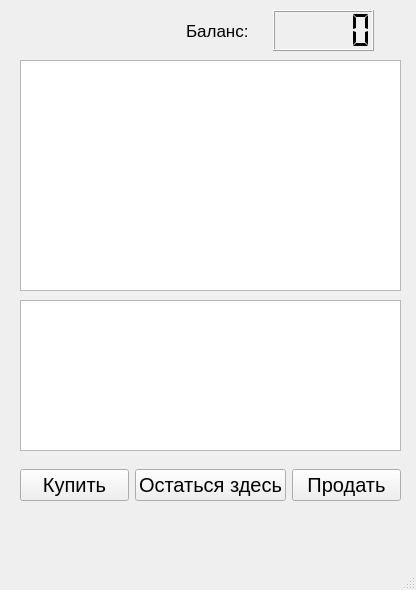
<?xml version="1.0" encoding="UTF-8"?>
<ui version="4.0">
 <class>MainWindow</class>
 <widget class="QMainWindow" name="MainWindow">
  <property name="geometry">
   <rect>
    <x>0</x>
    <y>0</y>
    <width>416</width>
    <height>590</height>
   </rect>
  </property>
  <property name="windowTitle">
   <string>MainWindow</string>
  </property>
  <widget class="QWidget" name="centralwidget">
   <widget class="QLCDNumber" name="balance">
    <property name="geometry">
     <rect>
      <x>273</x>
      <y>10</y>
      <width>101</width>
      <height>41</height>
     </rect>
    </property>
    <property name="frameShape">
     <enum>QFrame::Box</enum>
    </property>
    <property name="smallDecimalPoint">
     <bool>false</bool>
    </property>
    <property name="segmentStyle">
     <enum>QLCDNumber::Flat</enum>
    </property>
   </widget>
   <widget class="QLabel" name="label">
    <property name="geometry">
     <rect>
      <x>186</x>
      <y>10</y>
      <width>71</width>
      <height>41</height>
     </rect>
    </property>
    <property name="baseSize">
     <size>
      <width>0</width>
      <height>0</height>
     </size>
    </property>
    <property name="font">
     <font>
      <pointsize>13</pointsize>
     </font>
    </property>
    <property name="autoFillBackground">
     <bool>false</bool>
    </property>
    <property name="text">
     <string>Баланс:</string>
    </property>
   </widget>
   <widget class="QWidget" name="horizontalLayoutWidget">
    <property name="geometry">
     <rect>
      <x>20</x>
      <y>460</y>
      <width>381</width>
      <height>51</height>
     </rect>
    </property>
    <layout class="QHBoxLayout" name="horizontalLayout">
     <item>
      <widget class="QPushButton" name="buy">
       <property name="font">
        <font>
         <pointsize>15</pointsize>
        </font>
       </property>
       <property name="text">
        <string>Купить</string>
       </property>
      </widget>
     </item>
     <item>
      <widget class="QPushButton" name="wait">
       <property name="font">
        <font>
         <pointsize>15</pointsize>
        </font>
       </property>
       <property name="text">
        <string>Остаться здесь</string>
       </property>
      </widget>
     </item>
     <item>
      <widget class="QPushButton" name="sell">
       <property name="font">
        <font>
         <pointsize>15</pointsize>
        </font>
       </property>
       <property name="text">
        <string>Продать</string>
       </property>
      </widget>
     </item>
    </layout>
   </widget>
   <widget class="QTableWidget" name="prices">
    <property name="geometry">
     <rect>
      <x>20</x>
      <y>60</y>
      <width>381</width>
      <height>231</height>
     </rect>
    </property>
   </widget>
   <widget class="QTableWidget" name="inventory">
    <property name="geometry">
     <rect>
      <x>20</x>
      <y>300</y>
      <width>381</width>
      <height>151</height>
     </rect>
    </property>
   </widget>
   <widget class="QLabel" name="cmd">
    <property name="geometry">
     <rect>
      <x>20</x>
      <y>520</y>
      <width>381</width>
      <height>21</height>
     </rect>
    </property>
    <property name="text">
     <string/>
    </property>
   </widget>
  </widget>
  <widget class="QMenuBar" name="menubar">
   <property name="geometry">
    <rect>
     <x>0</x>
     <y>0</y>
     <width>416</width>
     <height>22</height>
    </rect>
   </property>
  </widget>
  <widget class="QStatusBar" name="statusbar"/>
 </widget>
 <resources/>
 <connections/>
</ui>
